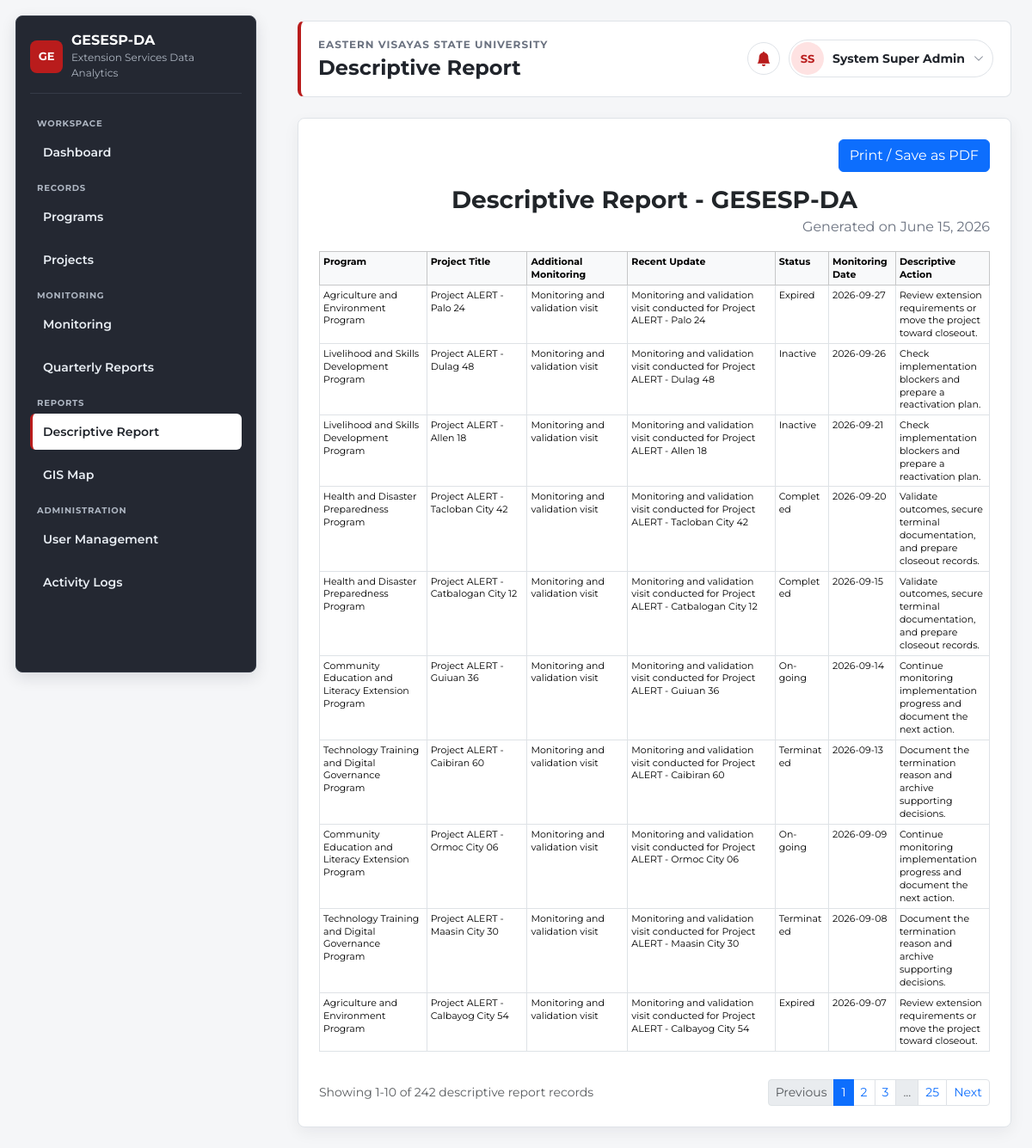
The page /index.php?page=report (signed in) on the database its author committed.
### tables this page shows
CREATE TABLE `monitoring_entries` (
  `id` int(11) NOT NULL,
  `project_id` int(11) DEFAULT NULL,
  `activity_title` varchar(255) DEFAULT NULL,
  `monitoring_date` date DEFAULT NULL,
  `source_of_fund` varchar(255) DEFAULT NULL,
  `status` enum('On-going','Completed','Inactive','Expired','Terminated') DEFAULT 'On-going',
  `terminal_report_date` date DEFAULT NULL,
  `activity_description` text DEFAULT NULL,
  `remarks` text DEFAULT NULL,
  `evsu_campus` varchar(150) DEFAULT NULL,
  `campus_school` varchar(50) DEFAULT NULL,
  `barangay` varchar(150) DEFAULT NULL,
  `municipality` varchar(150) DEFAULT NULL,
  `province` varchar(150) DEFAULT NULL,
  `created_at` timestamp NOT NULL DEFAULT current_timestamp()
);

CREATE TABLE `programs` (
  `id` int(11) NOT NULL,
  `program_title` varchar(255) NOT NULL,
  `program_description` text DEFAULT NULL,
  `leader` varchar(180) DEFAULT NULL,
  `assistant_leader` varchar(180) DEFAULT NULL,
  `members` text DEFAULT NULL,
  `project_cost` decimal(12,2) DEFAULT 0.00,
  `start_date` date DEFAULT NULL,
  `end_date` date DEFAULT NULL,
  `special_order_no` varchar(120) DEFAULT NULL,
  `created_at` timestamp NOT NULL DEFAULT current_timestamp()
);

CREATE TABLE `projects` (
  `id` int(11) NOT NULL,
  `program_id` int(11) DEFAULT NULL,
  `project_title` varchar(255) NOT NULL,
  `sdg` varchar(180) DEFAULT NULL,
  `partners` varchar(255) DEFAULT NULL,
  `partner` varchar(255) DEFAULT NULL,
  `type_of_clientele` varchar(180) DEFAULT NULL,
  `clientele_type` varchar(180) DEFAULT NULL,
  `leader` varchar(180) DEFAULT NULL,
  `assistant_leader` varchar(180) DEFAULT NULL,
  `members` text DEFAULT NULL,
  `participants` int(11) DEFAULT 0,
  `project_cost` decimal(12,2) DEFAULT 0.00,
  `start_date` date DEFAULT NULL,
  `end_date` date DEFAULT NULL,
  `special_order_no` varchar(120) DEFAULT NULL,
  `province` varchar(150) DEFAULT NULL,
  `municipality` varchar(150) DEFAULT NULL,
  `barangay` varchar(150) DEFAULT NULL,
  `latitude` decimal(10,6) DEFAULT NULL,
  `longitude` decimal(10,6) DEFAULT NULL,
  `barangay_latitude` decimal(10,6) DEFAULT NULL,
  `barangay_longitude` decimal(10,6) DEFAULT NULL,
  `status` enum('On-going','Completed','Inactive','Expired','Terminated') DEFAULT 'On-going',
  `created_at` timestamp NOT NULL DEFAULT current_timestamp()
);

### app/controllers/ReportController.php (called while the page is built, shortened)
<?php
require_once 'app/models/Monitoring.php';
class ReportController {
    private $m;
    function __construct($db) {
        $this->m = new Monitoring($db);
    }
    function index() {
        $printAll = (string)($_GET['print'] ?? '') === '1';
        if($printAll) {
            $entries = $this->m->all();
        } else {
            $pagination = paginationParams($this->m->countAll(), 10);
            $entries = $this->m->paginated($pagination['per_page'], $pagination['offset']);
        }
        include 'app/views/reports/index.php';
    }
}
?>

### app/models/Monitoring.php (called while the page is built, shortened)
<?php
class Monitoring {
    private $conn;
    public function __construct($db) {
        $this->conn = $db;
        $this->ensureCampusColumns();
    }
    private function esc($value) {
        return $this->conn->real_escape_string($value ?? '');
    }
    private function ensureCampusColumns() {
        $this->ensureColumn('evsu_campus', "ALTER TABLE monitoring_entries ADD COLUMN evsu_campus varchar(150) DEFAULT NULL AFTER remarks");
        $this->ensureColumn('campus_school', "ALTER TABLE monitoring_entries ADD COLUMN campus_school varchar(50) DEFAULT NULL AFTER evsu_campus");
    }
    private function ensureColumn($column, $sql) {
        $column = $this->esc($column);
        $result = @$this->conn->query("SHOW COLUMNS FROM monitoring_entries LIKE '$column'");
        if($result && $result->num_rows > 0) return true;
        $result = @$this->conn->query("SHOW COLUMNS FROM monitoring_entries LIKE '$column'");
        return $result && $result->num_rows > 0;
    }
    public function countAll() {
        $result = $this->conn->query("SELECT COUNT(*) AS total FROM monitoring_entries");
        return $result ? intval($result->fetch_assoc()['total'] ?? 0) : 0;
    }
    public function paginated($limit, $offset) {
        $limit = max(1, intval($limit));
        $offset = max(0, intval($offset));
        return $this->queryMonitoring(" LIMIT $limit OFFSET $offset");
    }
    private function queryMonitoring($limitSql = '') {
        $sql = "SELECT
                    me.*,
                    pg.program_title,
                    pr.project_title,
                    pr.sdg,
                    pr.partners AS partner,
                    pr.leader,
                    pr.assistant_leader AS assistant,
                    pr.members,
                    pr.special_order_no,
                    pr.type_of_clientele,
                    COALESCE(NULLIF(me.status,''), pr.status, 'On-going') AS status,
                    COALESCE(NULLIF(me.barangay,''), pr.barangay, '') AS barangay,
                    COALESCE(NULLIF(me.municipality,''), pr.municipality, '') AS municipality,
                    COALESCE(NULLIF(me.province,''), pr.province, '') AS province
                FROM monitoring_entries me
                LEFT JOIN projects pr ON pr.id = me.project_id
                LEFT JOIN programs pg ON pg.id = pr.program_id
                ORDER BY me.monitoring_date DESC, me.id DESC".$limitSql;
        $result = $this->conn->query($sql);
        $data = [];
        if($result) while($row = $result->fetch_assoc()) $data[] = $row;
        return $data;
    }
}
?>

### app/views/reports/index.php (the view, shortened to what this page needs)
<?php
$printAll = $printAll ?? false;
include 'app/views/layouts/header.php';
?>
<div class="card p-4 descriptive-report">
    <div class="d-flex justify-content-end no-print mb-3">
        <?php if($printAll): ?>
            <a href="index.php?page=report" class="btn btn-outline-secondary me-2">Back to Paginated View</a>
            <button onclick="window.print()" class="btn btn-primary">Print / Save as PDF</button>
        <?php else: ?>
            <a href="index.php?page=report&print=1&autoprint=1" class="btn btn-primary">Print / Save as PDF</a>
        <?php endif; ?>
    </div>
    <div class="report-print-header">
        <h2 class="report-print-title">Descriptive Report - <?= htmlspecialchars(function_exists('systemName') ? systemName() : 'GESESP-DA') ?></h2>
        <p class="report-print-meta">Generated on <?= date('F d, Y') ?><?= $printAll ? ' | All records' : '' ?></p>
    </div>
    <div class="table-responsive">
        <table class="table table-bordered table-sm align-middle descriptive-print-table">
            <thead class="table-light">
                <tr>
                    <th>Program</th>
                    <th>Project Title</th>
                    <th>Additional Monitoring</th>
                    <th>Recent Update</th>
                    <th>Status</th>
                    <th>Monitoring Date</th>
                    <th>Descriptive Action</th>
                </tr>
            </thead>
            <tbody>
                <?php foreach($entries as $e): ?>
                    <tr>
                        <td><?= htmlspecialchars($e['program_title'] ?? '') ?></td>
                        <td><?= htmlspecialchars($e['project_title'] ?? '') ?></td>
                        <td><?= htmlspecialchars($e['activity_title'] ?? '') ?></td>
                        <td><?= htmlspecialchars($e['activity_description'] ?? '') ?></td>
                        <td><?= htmlspecialchars($e['status'] ?? '') ?></td>
                        <td><?= htmlspecialchars($e['monitoring_date'] ?? '') ?></td>
                        <td><?= htmlspecialchars(decisionSupport($e['status'] ?? '')) ?></td>
                    </tr>
                <?php endforeach; ?>
            </tbody>
        </table>
    </div>
    <?php if(!$printAll): ?>
        <?= renderPagination($pagination ?? [], 'descriptive report records') ?>
    <?php endif; ?>
</div>
<?php include 'app/views/layouts/footer.php'; ?>

### public/assets/css/style.css (style rules this page uses)
:root { --font-sans: "Montserrat", Arial, Helvetica, sans-serif; --bs-body-font-family: var(--font-sans); --body-bg: #f5f6f8; --surface: #ffffff; --border: #dfe3e8; --text: #20242b; --muted: #6b7280; --sidebar-bg: #242832; --sidebar-border: #353b47; --sidebar-text: #f8fafc; --sidebar-muted: #aeb6c2; --accent: #b91c1c; --accent-soft: #fee2e2; }
* { box-sizing: border-box; }
body { min-height: 100vh; margin: 0; background: var(--body-bg); color: var(--text); font-family: var(--font-sans); }
.card { border: 1px solid var(--border); border-radius: 8px; box-shadow: 0 6px 18px rgba(15, 23, 42, .06); }

### app/views/reports/index.php (style rules this page uses)
.report-print-header { margin-bottom: 16px; }
.report-print-title { margin: 0 0 4px; font-size: 28px; font-weight: 700; line-height: 1.15; text-align: center; }
.report-print-meta { margin: 0; color: #6b7280; text-align: right; }
.descriptive-report { max-width: 100%; }
.descriptive-report .table-responsive { overflow-x: auto; }
.descriptive-print-table { width: 100%; table-layout: fixed; font-size: 11px; line-height: 1.35; }
.descriptive-print-table th, .descriptive-print-table td { white-space: normal; overflow-wrap: anywhere; word-break: break-word; vertical-align: top !important; }
.descriptive-print-table th:nth-child(1) { width: 16%; }
.descriptive-print-table th:nth-child(2) { width: 15%; }
.descriptive-print-table th:nth-child(3) { width: 15%; }
.descriptive-print-table th:nth-child(4) { width: 22%; }
.descriptive-print-table th:nth-child(5) { width: 8%; }
.descriptive-print-table th:nth-child(6) { width: 10%; }
.descriptive-print-table th:nth-child(7) { width: 14%; }

### rows shown on the page
monitoring_entries: programs.program_title "Agriculture and Environment Program", project.project_title "Project ALERT - Palo 24", activity_title "Monitoring and validation visit", activity_description "Monitoring and validation visit conducted for Project ALERT - Palo 24", status "Expired", monitoring_date "2026-09-27", status "Review extension requirements or move the project toward closeout."
monitoring_entries: programs.program_title "Livelihood and Skills Development Program", project.project_title "Project ALERT - Dulag 48", activity_title "Monitoring and validation visit", activity_description "Monitoring and validation visit conducted for Project ALERT - Dulag 48", status "Inactive", monitoring_date "2026-09-26", status "Check implementation blockers and prepare a reactivation plan."
monitoring_entries: programs.program_title "Livelihood and Skills Development Program", project.project_title "Project ALERT - Allen 18", activity_title "Monitoring and validation visit", activity_description "Monitoring and validation visit conducted for Project ALERT - Allen 18", status "Inactive", monitoring_date "2026-09-21", status "Check implementation blockers and prepare a reactivation plan."
monitoring_entries: programs.program_title "Health and Disaster Preparedness Program", project.project_title "Project ALERT - Tacloban City 42", activity_title "Monitoring and validation visit", activity_description "Monitoring and validation visit conducted for Project ALERT - Tacloban City 42", status "Completed", monitoring_date "2026-09-20", status "Validate outcomes, secure terminal documentation, and prepare closeout records."
monitoring_entries: programs.program_title "Health and Disaster Preparedness Program", project.project_title "Project ALERT - Catbalogan City 12", activity_title "Monitoring and validation visit", activity_description "Monitoring and validation visit conducted for Project ALERT - Catbalogan City 12", status "Completed", monitoring_date "2026-09-15", status "Validate outcomes, secure terminal documentation, and prepare closeout records."
monitoring_entries: programs.program_title "Community Education and Literacy Extension Program", project.project_title "Project ALERT - Guiuan 36", activity_title "Monitoring and validation visit", activity_description "Monitoring and validation visit conducted for Project ALERT - Guiuan 36", status "On-going", monitoring_date "2026-09-14", status "Continue monitoring implementation progress and document the next action."
monitoring_entries: programs.program_title "Technology Training and Digital Governance Program", project.project_title "Project ALERT - Caibiran 60", activity_title "Monitoring and validation visit", activity_description "Monitoring and validation visit conducted for Project ALERT - Caibiran 60", status "Terminated", monitoring_date "2026-09-13", status "Document the termination reason and archive supporting decisions."
monitoring_entries: programs.program_title "Community Education and Literacy Extension Program", project.project_title "Project ALERT - Ormoc City 06", activity_title "Monitoring and validation visit", activity_description "Monitoring and validation visit conducted for Project ALERT - Ormoc City 06", status "On-going", monitoring_date "2026-09-09", status "Continue monitoring implementation progress and document the next action."
monitoring_entries: programs.program_title "Technology Training and Digital Governance Program", project.project_title "Project ALERT - Maasin City 30", activity_title "Monitoring and validation visit", activity_description "Monitoring and validation visit conducted for Project ALERT - Maasin City 30", status "Terminated", monitoring_date "2026-09-08", status "Document the termination reason and archive supporting decisions."
monitoring_entries: programs.program_title "Agriculture and Environment Program", project.project_title "Project ALERT - Calbayog City 54", activity_title "Monitoring and validation visit", activity_description "Monitoring and validation visit conducted for Project ALERT - Calbayog City 54", status "Expired", monitoring_date "2026-09-07", status "Review extension requirements or move the project toward closeout."

### other values the page prints
systemName() "GESESP-DA"
systemSubtitle() "Extension Services Data Analytics"
$pageTitle "Descriptive Report"
$initials "SS"
$fullName "System Super Admin"
function_exists('systemName') ? systemName() : 'GESESP-DA' "GESESP-DA"
$from "1"
$to "10"
$total "242"
$label "descriptive report records"
$totalPages "25"
